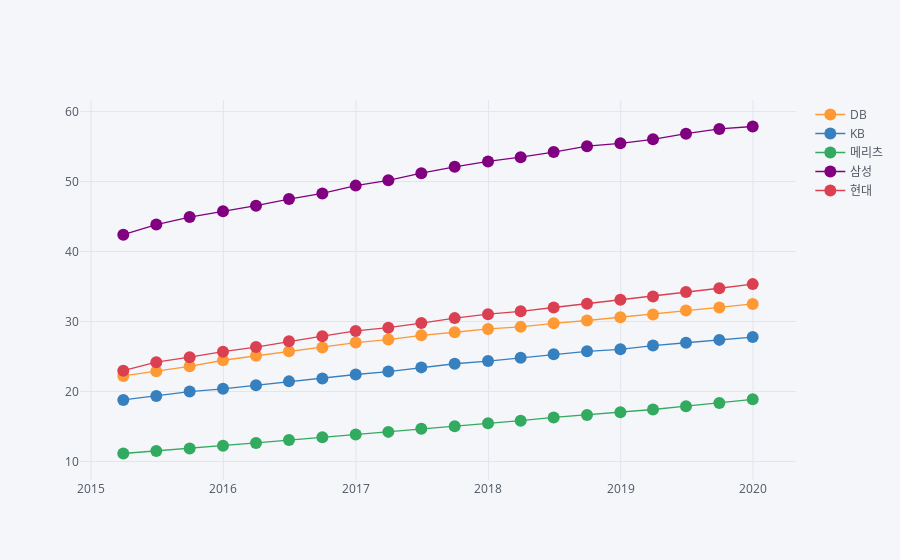

The code cell stored with this chart in its notebook:
### Code cell
# 책임준비금
company_list = {'0010633': '삼성', '0010636': 'DB', '0010634': '현대', '0010635': 'KB', '0010626': '메리츠'}

service_code = 'statisticsInfoSearch'
params = {
    'listNo': 'SI123',
    'term': 'Q',
    'startBaseMm': '201501',
    'endBaseMm': '201912',
}

reserve = []
for company in company_list.keys():
    params['financeCd'] = company
    reserve.append(pd.DataFrame(get_data(service_code, params)['result']['list']))
reserve = pd.concat(reserve).query('account_cd == "A"').reset_index(drop=True)
reserve['finance_nm'] = reserve['finance_cd'].apply(lambda x: company_list.get(x))
columns = dict(map(lambda x: (x['column_id'], x['column_nm']), get_data(service_code, params)['result']['description']))
reserve.columns = list(map(lambda x: columns.get(x, x), reserve.columns))
reserve['base_month'] = reserve['base_month'].apply(lambda x: datetime(int(x[:4]), int(x[-2:]), 1) + relativedelta(months=1, days=-1))
reserve['금액'] = reserve['금액'].astype(float)
reserve = reserve.pivot_table(index='base_month', columns='finance_nm', values='금액', aggfunc=np.sum)
reserve = np.round(reserve/1e12,2)
reserve.iplot(kind='line', mode='lines+markers')

### Figure 1 — Plotly figure (JSON) as saved in the notebook; plotly's stock layout.template omitted (floating-point values rounded to 4 significant figures)
{"data": [{"line": {"color": "rgba(255, 153, 51, 1.0)", "dash": "solid", "shape": "linear", "width": 1.3}, "marker": {"size": 12, "symbol": "circle"}, "mode": "lines+markers", "name": "DB", "text": "", "type": "scatter", "x": ["2015-03-31", "2015-06-30", "2015-09-30", "2015-12-31", "2016-03-31", "2016-06-30", "2016-09-30", "2016-12-31", "2017-03-31", "2017-06-30", "2017-09-30", "2017-12-31", "2018-03-31", "2018-06-30", "2018-09-30", "2018-12-31", "2019-03-31", "2019-06-30", "2019-09-30", "2019-12-31"], "y": [22.21, 22.88, 23.59, 24.46, 25.09, 25.73, 26.27, 26.99, 27.42, 28.02, 28.46, 28.93, 29.23, 29.74, 30.14, 30.6, 31.01, 31.56, 32.01, 32.51]}, {"line": {"color": "rgba(55, 128, 191, 1.0)", "dash": "solid", "shape": "linear", "width": 1.3}, "marker": {"size": 12, "symbol": "circle"}, "mode": "lines+markers", "name": "KB", "text": "", "type": "scatter", "x": ["2015-03-31", "2015-06-30", "2015-09-30", "2015-12-31", "2016-03-31", "2016-06-30", "2016-09-30", "2016-12-31", "2017-03-31", "2017-06-30", "2017-09-30", "2017-12-31", "2018-03-31", "2018-06-30", "2018-09-30", "2018-12-31", "2019-03-31", "2019-06-30", "2019-09-30", "2019-12-31"], "y": [18.78, 19.36, 19.98, 20.37, 20.88, 21.44, 21.86, 22.42, 22.84, 23.44, 23.96, 24.34, 24.8, 25.3, 25.74, 26.02, 26.56, 26.96, 27.37, 27.77]}, {"line": {"color": "rgba(50, 171, 96, 1.0)", "dash": "solid", "shape": "linear", "width": 1.3}, "marker": {"size": 12, "symbol": "circle"}, "mode": "lines+markers", "name": "메리츠", "text": "", "type": "scatter", "x": ["2015-03-31", "2015-06-30", "2015-09-30", "2015-12-31", "2016-03-31", "2016-06-30", "2016-09-30", "2016-12-31", "2017-03-31", "2017-06-30", "2017-09-30", "2017-12-31", "2018-03-31", "2018-06-30", "2018-09-30", "2018-12-31", "2019-03-31", "2019-06-30", "2019-09-30", "2019-12-31"], "y": [11.13, 11.49, 11.84, 12.23, 12.64, 13.05, 13.44, 13.83, 14.22, 14.67, 15.03, 15.45, 15.82, 16.28, 16.64, 17.02, 17.42, 17.89, 18.36, 18.87]}, {"line": {"color": "rgba(128, 0, 128, 1.0)", "dash": "solid", "shape": "linear", "width": 1.3}, "marker": {"size": 12, "symbol": "circle"}, "mode": "lines+markers", "name": "삼성", "text": "", "type": "scatter", "x": ["2015-03-31", "2015-06-30", "2015-09-30", "2015-12-31", "2016-03-31", "2016-06-30", "2016-09-30", "2016-12-31", "2017-03-31", "2017-06-30", "2017-09-30", "2017-12-31", "2018-03-31", "2018-06-30", "2018-09-30", "2018-12-31", "2019-03-31", "2019-06-30", "2019-09-30", "2019-12-31"], "y": [42.4, 43.85, 44.93, 45.77, 46.55, 47.5, 48.3, 49.42, 50.18, 51.2, 52.11, 52.87, 53.48, 54.22, 55.06, 55.46, 56.04, 56.84, 57.52, 57.87]}, {"line": {"color": "rgba(219, 64, 82, 1.0)", "dash": "solid", "shape": "linear", "width": 1.3}, "marker": {"size": 12, "symbol": "circle"}, "mode": "lines+markers", "name": "현대", "text": "", "type": "scatter", "x": ["2015-03-31", "2015-06-30", "2015-09-30", "2015-12-31", "2016-03-31", "2016-06-30", "2016-09-30", "2016-12-31", "2017-03-31", "2017-06-30", "2017-09-30", "2017-12-31", "2018-03-31", "2018-06-30", "2018-09-30", "2018-12-31", "2019-03-31", "2019-06-30", "2019-09-30", "2019-12-31"], "y": [22.97, 24.18, 24.9, 25.68, 26.34, 27.16, 27.9, 28.65, 29.11, 29.77, 30.48, 31.05, 31.45, 32, 32.55, 33.1, 33.58, 34.2, 34.75, 35.34]}], "layout": {"legend": {"bgcolor": "#F5F6F9", "font": {"color": "#4D5663"}}, "paper_bgcolor": "#F5F6F9", "plot_bgcolor": "#F5F6F9", "title": {"font": {"color": "#4D5663"}}, "xaxis": {"gridcolor": "#E1E5ED", "showgrid": true, "tickfont": {"color": "#4D5663"}, "title": {"font": {"color": "#4D5663"}, "text": ""}, "zerolinecolor": "#E1E5ED"}, "yaxis": {"gridcolor": "#E1E5ED", "showgrid": true, "tickfont": {"color": "#4D5663"}, "title": {"font": {"color": "#4D5663"}, "text": ""}, "zerolinecolor": "#E1E5ED"}}}
